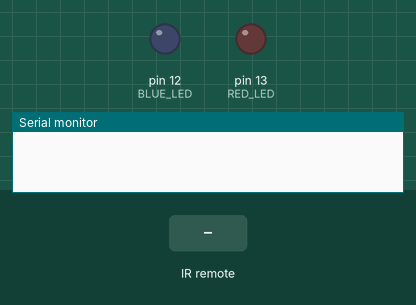
Simulated run of this sketch. Board: Arduino Uno, built with avr-gcc and run on an emulated ATmega328P. Parts: output pins drawn as LEDs (lit = HIGH), the last lines printed to the serial monitor. Dashed ring = blinking. Inputs (shaded band) come from the test bench.

Above: at 1.2 s.
1.3 s: infrared code 0x15 received
At 1.7 s:
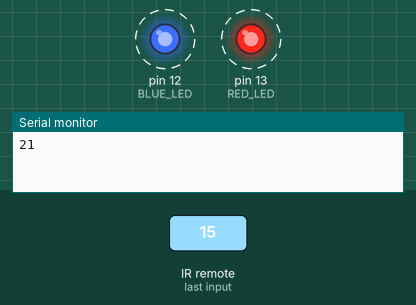
4.3 s: infrared code 0x10 received
At 5.5 s:
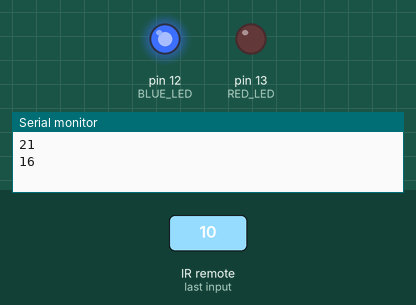
5.8 s: infrared code 0x11 received
At 6.6 s:
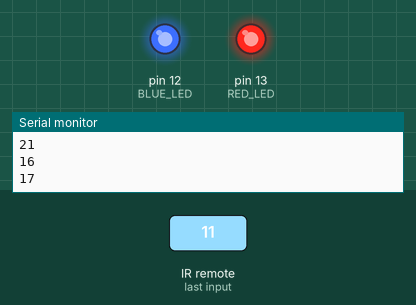
7.3 s: infrared code 0x12 received
At 7.7 s:
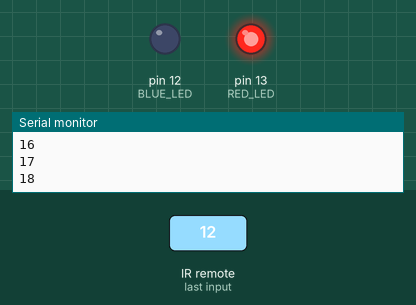
8.8 s: infrared code 0x14 received
At 10.1 s:
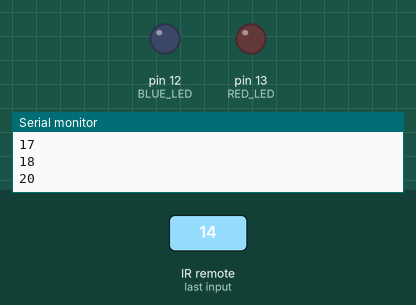
Timing chart, 0 to 11.3 s (numbered marks = the images above; inputs shaded):
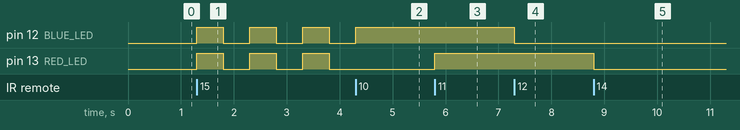

Measured:
- after the input at 1.3 s, pin 12 (BLUE_LED), pin 13 (RED_LED): alternates HIGH for 0.50 s and LOW for 0.50 s, starting at once
- after the input at 4.3 s, pin 12 (BLUE_LED): LOW → HIGH at once
- after the input at 5.8 s, pin 13 (RED_LED): LOW → HIGH at once
- after the input at 7.3 s, pin 12 (BLUE_LED): HIGH → LOW at once
- after the input at 8.8 s, pin 13 (RED_LED): HIGH → LOW at once

The sketch:

level2.ino
```cpp
//   ________________________________________________________________________
//  /  Name: Kyler Visser              Level 2             Date: 2023-00-00  \
//  |                                                                        |
//  |                                Description                             |
//  |                                                                        |
//  |    This program will allow the user to control the two LEDS using a    |
//  |   IR reciver and a remote control. The user will be able to turn the   |
//  |                 LEDS on and off, and also blink them.                  |
//  \________________________________________________________________________/
#include <IRremote.h>

// -----------------------------------------
//               Description
//          Intialize vairables.
// -----------------------------------------
#define IR_RECEIVE_PIN 11
#define BLUE_LED 12
#define RED_LED 13
int value;


// -----------------------------------------
//               Description
//     Setup pins, IR reciver and setup
//           serial communication.
// -----------------------------------------
void setup() {
    Serial.begin(9600);
    IrReceiver.begin(IR_RECEIVE_PIN);
    pinMode(BLUE_LED, OUTPUT);
    pinMode(RED_LED, OUTPUT);
}

// -----------------------------------------
//               Description
//             Main code loop
// -----------------------------------------
void loop() {
    if (IrReceiver.decode()) {
        IrReceiver.resume();
        value = IrReceiver.decodedIRData.command;
        Serial.println(value);
        switch (value) {
            case 16:
                button1();
                break;

            case 17:
                button2();
                break;

            case 18:
                button3();
                break;

            case 20:
                button4();
                break;

            case 21:
                button5();
                break;
        }
    }
}

// -----------------------------------------
//               Description
//            Button functions
// -----------------------------------------

void button1() {
    digitalWrite(BLUE_LED, HIGH);
}

void button2() {
    digitalWrite(RED_LED, HIGH);
}

void button3() {
    digitalWrite(BLUE_LED, LOW);
}

void button4() {
    digitalWrite(RED_LED, LOW);
}

void button5() {
    for (int i=0; i < 3; i++) {
        digitalWrite(BLUE_LED, HIGH);
        digitalWrite(RED_LED, HIGH);
        delay(500);
        digitalWrite(BLUE_LED, LOW);
        digitalWrite(RED_LED, LOW);
        delay(500);
    }
}
```
